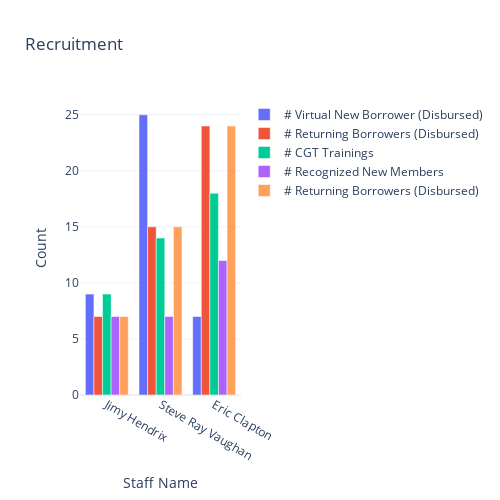

This figure's notebook cell:
### Code cell
plot = go.Figure(data=[go.Bar(name = '# Virtual New Borrower (Disbursed)',x = recruitment['Staff Name'],y = recruitment['# Virtual New Borrower (Disbursed)']),
                       go.Bar(name = '# Returning Borrowers (Disbursed)',x = recruitment['Staff Name'],y = recruitment['# Returning Borrowers (Disbursed)']),
                       go.Bar(name = '# CGT Trainings', x = recruitment['Staff Name'],y = recruitment['# CGT Trainings']),
                       go.Bar(name = '# Recognized New Members', x = recruitment['Staff Name'],y = recruitment['# Recognized New Members']),
                       go.Bar(name = '# Returning Borrowers (Disbursed)', x = recruitment['Staff Name'],y = recruitment['# Returning Borrowers (Disbursed)'])
                      ]
                )

plot.update_layout(template="plotly_white",
    width=500,height=500,
    title="Recruitment",
    xaxis_title="Staff Name",
    yaxis_title="Count")

plot.show()

### Figure 1 — Plotly figure (JSON) as saved in the notebook; plotly's stock layout.template omitted (floating-point values rounded to 4 significant figures)
{"data": [{"name": "# Virtual New Borrower (Disbursed)", "type": "bar", "x": ["Jimy Hendrix", "Steve Ray Vaughan", "Eric Clapton"], "y": [9, 25, 7]}, {"name": "# Returning Borrowers (Disbursed)", "type": "bar", "x": ["Jimy Hendrix", "Steve Ray Vaughan", "Eric Clapton"], "y": [7, 15, 24]}, {"name": "# CGT Trainings", "type": "bar", "x": ["Jimy Hendrix", "Steve Ray Vaughan", "Eric Clapton"], "y": [9, 14, 18]}, {"name": "# Recognized New Members", "type": "bar", "x": ["Jimy Hendrix", "Steve Ray Vaughan", "Eric Clapton"], "y": [7, 7, 12]}, {"name": "# Returning Borrowers (Disbursed)", "type": "bar", "x": ["Jimy Hendrix", "Steve Ray Vaughan", "Eric Clapton"], "y": [7, 15, 24]}], "layout": {"height": 500, "title": {"text": "Recruitment"}, "width": 500, "xaxis": {"autorange": true, "range": [-0.5, 2.5], "title": {"text": "Staff Name"}, "type": "category"}, "yaxis": {"autorange": true, "range": [0, 26.32], "title": {"text": "Count"}, "type": "linear"}}}
